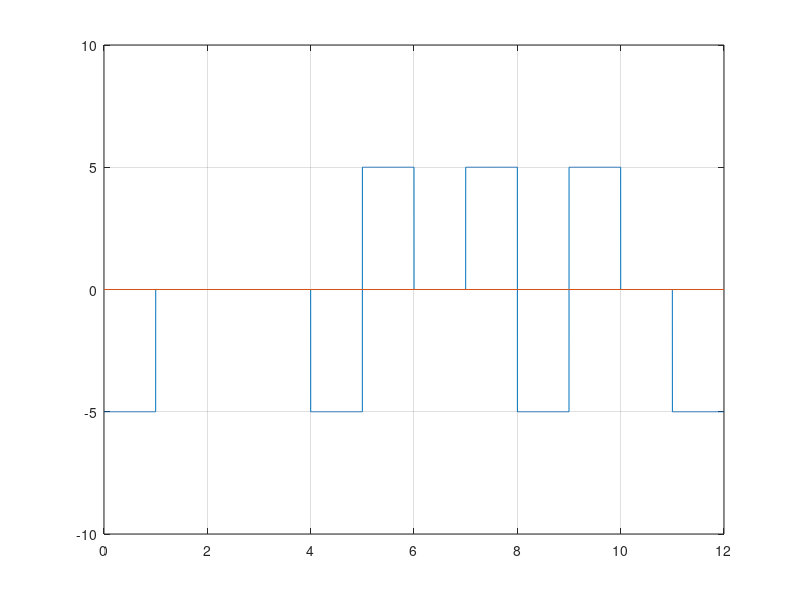

The MATLAB script that drew this image:
clc; #... Clear command line
clear all; #... Clear variables
close all; #... Clear figures

bits = [1 0 0 0 0 0 0 0 0 1 0 1];

#... Modulation
bitrate = 1;
voltage = 5;

sampling_rate = 1000;
sampling_time = 1/sampling_rate;

end_time = length(bits)/bitrate;
time = 0:sampling_time:end_time;

count = 0;
for i = 1:length(bits)
  if bits(i) == 0
    count = count+1;
  else
    count = 0;
  endif
  if count == 8
    bits(i-4) = -1; bits(i-3) = -1; bits(i-1) = 1;
    bits(i) = 1; count = 0;
  endif
endfor

index = 1;
sign = -1;

for i = 1:length(time)
  modulation(i) = bits(index)*sign*voltage;
  if time(i)*bitrate >= index
        index = index+1;
        if index <= length(bits) && bits(index) != 0
            sign = -sign;
        endif
    endif
endfor

plot(time, modulation);
axis([0 end_time -voltage-5 voltage+5]);
line([0 end_time], [0,0]);
grid on;

#... Demodulation
index = 1;

for i = 1:length(modulation)
  demodulation(index) = modulation(i)/voltage;
  if time(i)*bitrate >= index
    index = index+1;
  endif
endfor

for i = 2:length(demodulation)
  if demodulation(i) == 1 && demodulation(i-1) == -1
    for j = -1:3
      demodulation(i+j) = 0;
    endfor
  endif
endfor

demodulation = abs(demodulation);

disp(demodulation);
